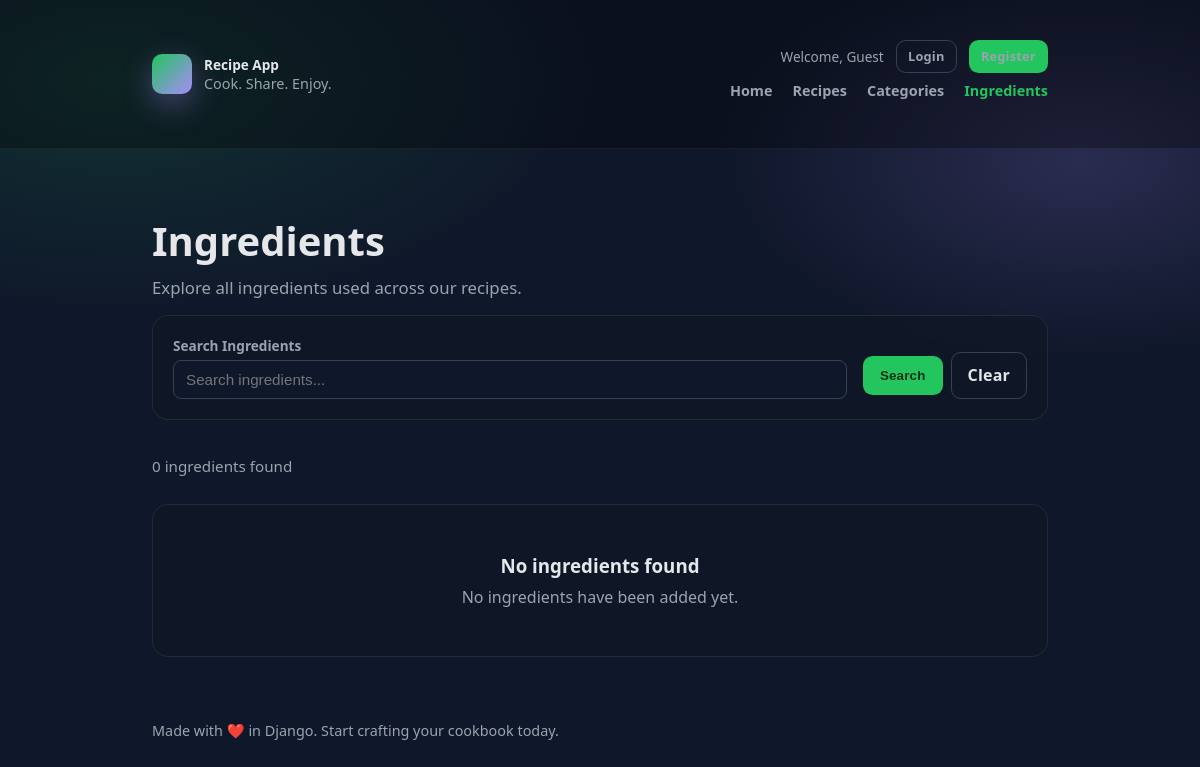
Before: /ingredients/ with the older database file.
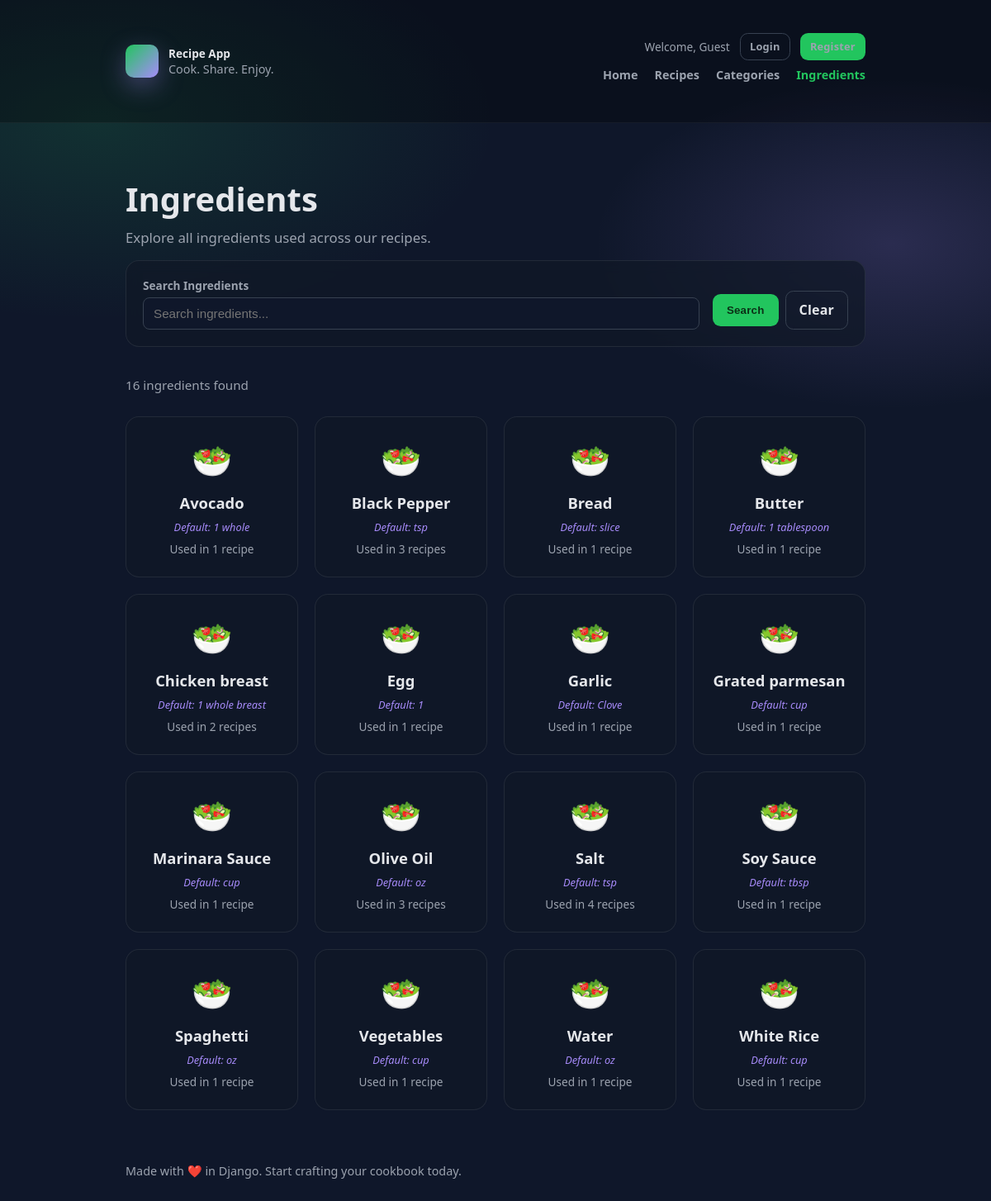
After: the same page with the newer database file.
### ingredients/models.py (models this page shows, shortened)
class Ingredient(models.Model):
	name = models.CharField(max_length=120, unique=True)
	default_unit = models.CharField(max_length=20, blank=True)

### ingredients/views.py (the view)
# urls.py: path('', views.ingredient_list, name='ingredient_list'),
def ingredient_list(request):
    ingredients = Ingredient.objects.annotate(
        recipe_count=Count('ingredient_recipes')
    ).order_by('name')
    search_query = request.GET.get('q', '').strip()
    if search_query:
        ingredients = ingredients.filter(name__icontains=search_query)
    context = {
        'ingredients': ingredients,
        'search_query': search_query,
    }
    return render(request, 'ingredients/ingredient_list.html', context)

### ingredients/templates/ingredients/ingredient_list.html (shortened to what this page needs)
<!DOCTYPE html>
<html lang="en">
<head>
  {% load static %}
  <link rel="stylesheet" href="{% static 'recipes/css/style.css' %}">
</head>
<body>
  <div class="user-bar">
    <div class="container user-bar-inner">
      <div class="brand">
        <div class="logo" aria-hidden="true"></div>
        <div>
          <strong>Recipe App</strong>
          <div style="color: var(--muted); font-size: .9rem;">Cook. Share. Enjoy.</div>
        </div>
      </div>
      <div class="user-bar-right">
        <div class="user-info">
          {% if user.is_authenticated %}
            <span class="user-greeting">Hello, <strong>{{ user.username }}</strong></span>
            <div class="user-links">
              {% if user.is_staff %}<a href="/admin/">Admin</a>{% endif %}
              <form method="post" action="{% url 'logout' %}" class="logout-form">
                {% csrf_token %}
                <button type="submit" class="btn btn-small btn-secondary">Logout</button>
              </form>
            </div>
          {% else %}
            <span class="user-greeting">Welcome, Guest</span>
            <div class="user-links">
              <a href="{% url 'login' %}" class="btn btn-small btn-secondary">Login</a>
              <a href="{% url 'register' %}" class="btn btn-small btn-primary">Register</a>
            </div>
          {% endif %}
        </div>
        <nav class="main-nav">
          <a href="{% url 'recipes:home' %}">Home</a>
          <a href="{% url 'recipes:recipe_list' %}">Recipes</a>
          <a href="{% url 'categories:category_list' %}">Categories</a>
          <a href="{% url 'ingredients:ingredient_list' %}" class="active">Ingredients</a>
        </nav>
      </div>
    </div>
  </div>
  <div class="container">
    <section class="page-header">
      <h1>Ingredients</h1>
      <p>Explore all ingredients used across our recipes.</p>
    </section>
    <section class="filters panel">
      <form method="get" class="filter-form">
        <div class="filter-group" style="flex: 2;">
          <label for="q">Search Ingredients</label>
          <input type="text" id="q" name="q" value="{{ search_query }}" placeholder="Search ingredients...">
        </div>
        <div class="filter-actions">
          <button type="submit" class="btn btn-primary">Search</button>
          <a href="{% url 'ingredients:ingredient_list' %}" class="btn btn-secondary">Clear</a>
        </div>
      </form>
    </section>
    <div class="results-summary">
      <span>{{ ingredients|length }} ingredient{{ ingredients|length|pluralize }} found</span>
    </div>
    <section class="category-grid">
      {% for ingredient in ingredients %}
        <a href="{% url 'recipes:recipe_list' %}?ingredient={{ ingredient.pk }}" class="ingredient-card">
          <div class="category-icon">🥗</div>
          <h2 class="category-name">{{ ingredient.name }}</h2>
          {% if ingredient.default_unit %}
            <div class="ingredient-unit">Default: {{ ingredient.default_unit }}</div>
          {% endif %}
          <div class="category-count">
            Used in {{ ingredient.recipe_count }} recipe{{ ingredient.recipe_count|pluralize }}
          </div>
        </a>
      {% empty %}
        <div class="empty-state panel">
          <h3>No ingredients found</h3>
          <p>{% if search_query %}Try a different search term or <a href="{% url 'ingredients:ingredient_list' %}">clear the search</a>.{% else %}No ingredients have been added yet.{% endif %}</p>
        </div>
      {% endfor %}
    </section>
    <footer>
      <div>Made with ❤️ in Django. Start crafting your cookbook today.</div>
    </footer>
  </div>
</body>
</html>

Changed rows visible on the page:
added Ingredient: name "Avocado", default_unit "1 whole", recipe_count "1"
added Ingredient: name "Black Pepper", default_unit "tsp", recipe_count "3"
added Ingredient: name "Bread", default_unit "slice", recipe_count "1"
added Ingredient: name "Butter", default_unit "1 tablespoon", recipe_count "1"
added Ingredient: name "Chicken breast", default_unit "1 whole breast", recipe_count "2"
added Ingredient: name "Egg", default_unit "1", recipe_count "1"
added Ingredient: name "Garlic", default_unit "Clove", recipe_count "1"
added Ingredient: name "Grated parmesan", default_unit "cup", recipe_count "1"
added Ingredient: name "Marinara Sauce", default_unit "cup", recipe_count "1"
added Ingredient: name "Olive Oil", default_unit "oz", recipe_count "3"
added Ingredient: name "Salt", default_unit "tsp", recipe_count "4"
added Ingredient: name "Soy Sauce", default_unit "tbsp", recipe_count "1"
added Ingredient: name "Spaghetti", default_unit "oz", recipe_count "1"
added Ingredient: name "Vegetables", default_unit "cup", recipe_count "1"
added Ingredient: name "Water", default_unit "oz", recipe_count "1"
added Ingredient: name "White Rice", default_unit "cup", recipe_count "1"
Other visible differences:
{{ ingredients|length }}: "0" → "16"
text no longer shown: "No ingredients found No ingredients have been added yet."
